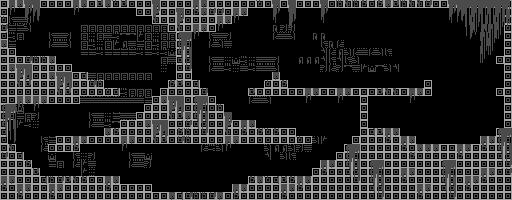

Rendered tile map (Tiled .tmx) drawn with the repository's tilesets; below, a short description and the map source with its tile grids summarised:
An orthogonal 64x25 tile map with 8x8 px tiles, 3 tile layers (Background, Collision, Foreground), 2 tilesets and 5 objects (2x Door, 2x Enemy, Player).

<map version="1.2" tiledversion="1.3.3" orientation="orthogonal" renderorder="right-down" width="64" height="25" tilewidth="8" tileheight="8" infinite="0" nextlayerid="6" nextobjectid="11">
 <editorsettings>
  <export target="rTwoMap.lua" format="lua" />
 </editorsettings>
 <tileset firstgid="1" name="Tileset1" tilewidth="8" tileheight="8" tilecount="1024" columns="32">
  <image source="Tileset.png" width="256" height="256" />
 </tileset>
 <tileset firstgid="1025" name="Tileset1" tilewidth="8" tileheight="8" tilecount="1024" columns="32">
  <image source="Tileset.png" width="256" height="256" />
 </tileset>
 <layer id="4" name="Background" width="64" height="25">
  <data>[1600 cells, 1600 non-empty, 17 distinct tile ids]</data>
 </layer>
 <layer id="1" name="Collision" width="64" height="25">
  <data>[1600 cells, 642 non-empty, 1 distinct tile ids]</data>
 </layer>
 <layer id="5" name="Foreground" width="64" height="25">
  <data>[1600 cells, 390 non-empty, 32 distinct tile ids]</data>
 </layer>
 <objectgroup id="2" name="Object Layer 1">
  <object id="1" type="Player" x="32" y="40">
   <properties>
    <property name="animation_path" value="res/sprite/Player.json" />
    <property name="initial_tag" value="VIP" />
   </properties>
   <polygon points="0,0 0,16 16,16 16,0" />
  </object>
  <object id="3" type="Door" x="24" y="40">
   <properties>
    <property name="initial_tag" value="CLOSE" />
   </properties>
   <polyline points="0,0 0,16 16,16 16,0 0,0" />
  </object>
  <object id="5" type="Door" x="376" y="112">
   <properties>
    <property name="initial_tag" value="OPEN" />
   </properties>
   <polyline points="0,0 0,16 16,16 16,0 0,0" />
  </object>
  <object id="8" type="Enemy" x="352" y="72">
   <properties>
    <property name="animation_path" value="res/sprite/Enemy.json" />
    <property name="etype" value="Red" />
    <property name="initial_tag" value="RED" />
   </properties>
   <polygon points="0,0 0,16 8,16 8,0" />
  </object>
  <object id="10" type="Enemy" x="208" y="176">
   <properties>
    <property name="animation_path" value="res/sprite/Enemy.json" />
    <property name="etype" value="Red" />
    <property name="initial_tag" value="RED" />
   </properties>
   <polygon points="0,0 0,16 8,16 8,0" />
  </object>
 </objectgroup>
</map>